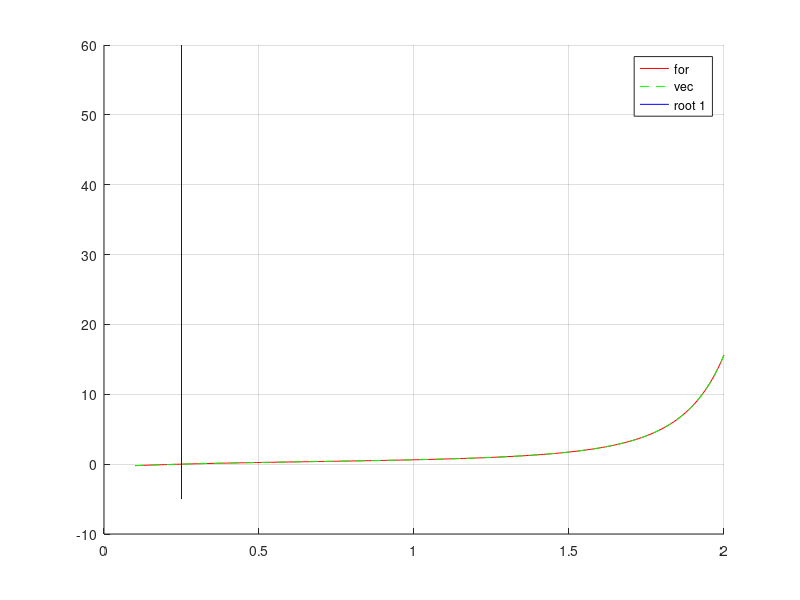

This figure's MATLAB source:
# https://www.youtube.com/watch?v=eEEBW6CN2E8
# X**(X**X) = (1/2)^Sqrt(2)

# stackoverflow.com/questions/35818295/octave-force-deepcopy

clc
clear

br = [0.1 3.0];
# disp(br); disp(class(br)); disp(typeinfo(br))

function y = f1(x)
    the_const = (1/2)^sqrt(2);
    y = x;
    llen = numel(x); # https://docs.octave.org/latest/Object-Sizes
    for i = 1:llen
      y(i) = x(i)^(x(i)^x(i))- the_const;
    endfor
endfunction

function y = f2(x)
    the_const = (1/2)^sqrt(2);
    y = x.^(x.^x)- the_const;
endfunction

function y = decision(f)
  y = fzero('f',[0.1 2])
endfunction

x = linspace(0.1, 2.0, 200);
y1 = f1(x);
y2 = f2(x);


res_ = fzero('f2',[0.01 2]);
disp(res_);

hold on;
plot(x, y1, 'r-', "displayname",'for')
plot(x, y2, 'g--', "displayname",'vec')
x_l1 = [res_ res_]; y_l = [-5 60];
plot(x_l1, y_l,'b-', "displayname",'root 1')
legend()

# plot(x, y1, label = 'vec', linestyle='dashed')
grid()
disp('normal shutdown')


